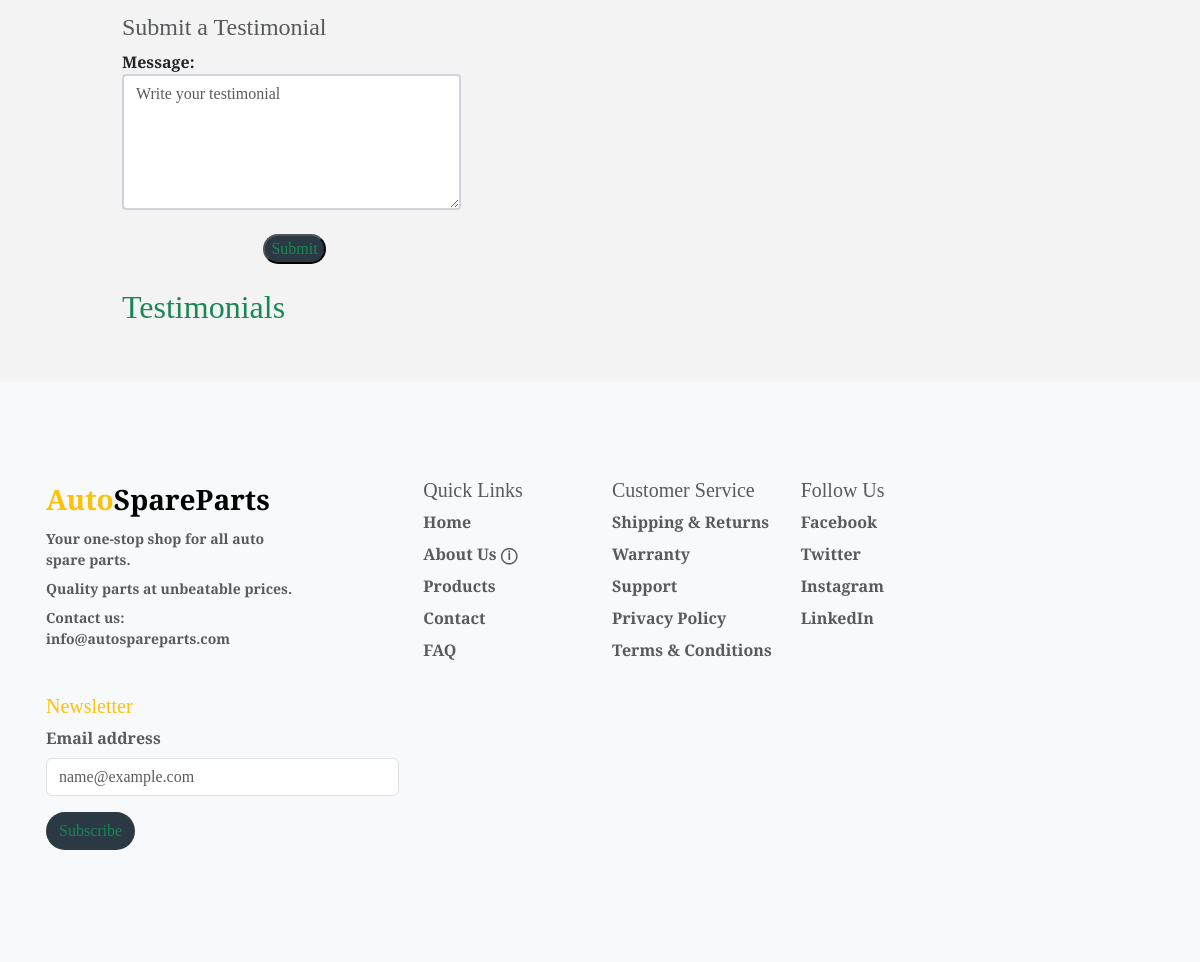
The page /products/2/ (lower part) on the database as committed earlier.
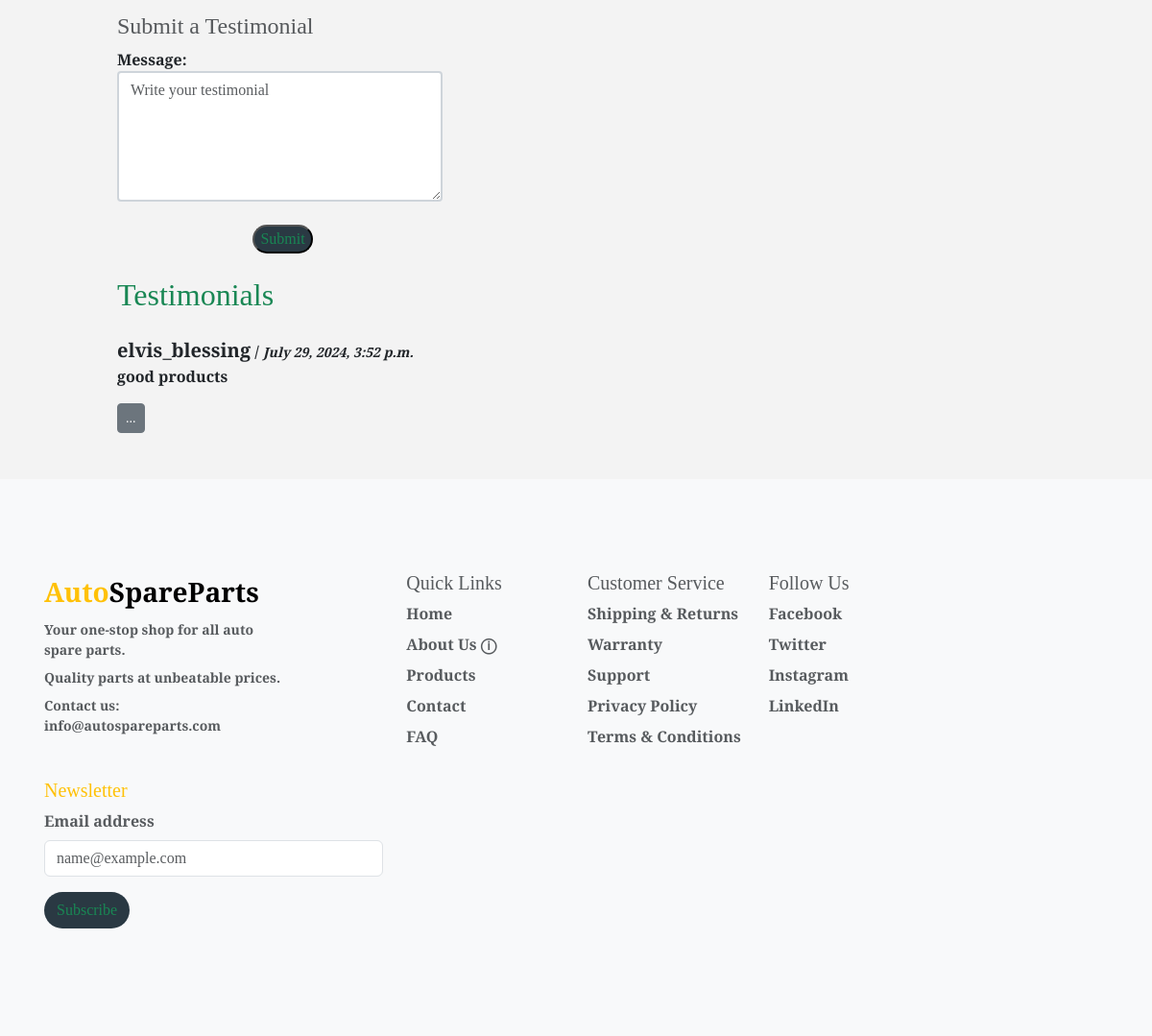
The same page on the database as committed later.
### products/models.py (models this page shows, shortened)
class Testimonial(models.Model):
    product = models.ForeignKey(Product, on_delete=models.CASCADE,
                                related_name='testimonial')
    author = models.ForeignKey(User, on_delete=models.CASCADE,
                                related_name='testimonials')
    message = models.TextField()
    created_at = models.DateTimeField(auto_now_add=True)

### products/views.py (the view)
# urls.py: path('<int:product_id>/', views.product_detail, name='product_detail'),
def product_detail(request, product_id):
    product = get_object_or_404(Product, pk=product_id)
    form = TestimonialForm()
    testimonials = Testimonial.objects.filter(product=product)
    return render(request, 'products/product_detail.html', {
        'product': product,
        'form': form,
        'testimonials': testimonials,
    })

### products/forms.py
class TestimonialForm(forms.ModelForm):
    class Meta:
        model = Testimonial
        fields = ['message']
        widgets = {
            'name': forms.TextInput(attrs={
                'class': 'form-control',
                'placeholder': 'Enter your name',
                'style': 'border: 2px solid #ced4da; border-radius: 0.25rem;'
            }),
            'message': forms.Textarea(attrs={
                'class': 'form-control',
                'placeholder': 'Write your testimonial',
                'rows': 5,
                'style': 'border: 2px solid #ced4da; border-radius: 0.25rem;'
            }),
        }

### products/templates/products/product_detail.html (shortened to what this page needs)
{% extends "base.html" %}
{% load static %}
{% block content %}
<div class="overlay back-ground-white-colors"></div>
<main>
    <div class="container-fluid push-content-down-detail">
        <section class="row mt-4 offset-lg-1">
            <div class="col-lg-4">
                {% include "products/submit_testimonial.html" %}
            </div>
        </section>
    </div>
</main>
{% endblock %}

### products/templates/products/submit_testimonial.html (shortened to what this page needs)
{% load static %}
<main>
    <header>
        <h4 class="text-muted">Submit a Testimonial</h4>
    </header>
    <form class="answer-box" id="commentForm" method="POST" action="{% url 'submit_testimonial' product.id %}">
        {{ form.as_p }}
        <button id="submitButton" class="cart-bg text-success offset-lg-5 mt-2" type="submit">Submit</button>
    </form>
</main>
<section class="mt-4 custom-section">
    <h2 class="text-success">Testimonials</h2>
    {% for testimonial in testimonials %}
        <article class="mt-4">
            <header>
                <span class="fs-5">{{ testimonial.author }}</span> /
                <time datetime="{{ testimonial.created_at|date:'Y-m-d' }}">
                    <small><em>{{ testimonial.created_at }}</em></small>
                </time>
            </header>
            <p id="testimonial{{ testimonial.id }}">{{ testimonial.message }}</p>
            <div class="dropdown">
                <button class="btn btn-secondary dropdown-bs-toggle btn-sm" type="button" id="commentActions" data-bs-toggle="dropdown"
                  aria-haspopup="true" aria-expanded="false">
                  ...
                </button>
            </div>
        </article>
    {% endfor %}
</section>

Rows that differ between the two databases and show on the page:
added Testimonial: author "elvis_blessing", created_at "July 29, 2024, 3:52 p.m.", message "good products"
